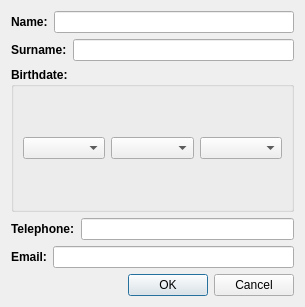
<?xml version="1.0" encoding="UTF-8"?>
<ui version="4.0">
 <class>AddContact</class>
 <widget class="QDialog" name="AddContact">
  <property name="geometry">
   <rect>
    <x>0</x>
    <y>0</y>
    <width>305</width>
    <height>307</height>
   </rect>
  </property>
  <property name="windowTitle">
   <string>Add New Contact</string>
  </property>
  <layout class="QHBoxLayout" name="horizontalLayout_7">
   <item>
    <layout class="QVBoxLayout" name="verticalLayout">
     <item>
      <layout class="QHBoxLayout" name="horizontalLayout_2">
       <item>
        <widget class="QLabel" name="labelName">
         <property name="font">
          <font>
           <weight>75</weight>
           <bold>true</bold>
           <underline>false</underline>
           <strikeout>false</strikeout>
          </font>
         </property>
         <property name="text">
          <string>Name:</string>
         </property>
        </widget>
       </item>
       <item>
        <widget class="QLineEdit" name="inputName"/>
       </item>
      </layout>
     </item>
     <item>
      <layout class="QHBoxLayout" name="horizontalLayout_3">
       <item>
        <widget class="QLabel" name="labelSurname">
         <property name="font">
          <font>
           <weight>75</weight>
           <bold>true</bold>
           <underline>false</underline>
           <strikeout>false</strikeout>
          </font>
         </property>
         <property name="text">
          <string>Surname:</string>
         </property>
        </widget>
       </item>
       <item>
        <widget class="QLineEdit" name="inputSurname"/>
       </item>
      </layout>
     </item>
     <item>
      <widget class="QGroupBox" name="gruopBirthdate">
       <property name="font">
        <font>
         <weight>75</weight>
         <bold>true</bold>
        </font>
       </property>
       <property name="title">
        <string>Birthdate:</string>
       </property>
       <layout class="QHBoxLayout" name="horizontalLayout_6">
        <item>
         <layout class="QHBoxLayout" name="horizontalLayout">
          <item>
           <widget class="QComboBox" name="comboDay">
            <property name="editable">
             <bool>false</bool>
            </property>
           </widget>
          </item>
          <item>
           <widget class="QComboBox" name="comboMonth"/>
          </item>
          <item>
           <widget class="QComboBox" name="comboYear"/>
          </item>
         </layout>
        </item>
       </layout>
      </widget>
     </item>
     <item>
      <layout class="QHBoxLayout" name="horizontalLayout_4">
       <item>
        <widget class="QLabel" name="labelTelephone">
         <property name="font">
          <font>
           <weight>75</weight>
           <bold>true</bold>
           <underline>false</underline>
           <strikeout>false</strikeout>
          </font>
         </property>
         <property name="text">
          <string>Telephone:</string>
         </property>
        </widget>
       </item>
       <item>
        <widget class="QLineEdit" name="inputTelephone"/>
       </item>
      </layout>
     </item>
     <item>
      <layout class="QHBoxLayout" name="horizontalLayout_5">
       <item>
        <widget class="QLabel" name="labelEmail">
         <property name="font">
          <font>
           <weight>75</weight>
           <bold>true</bold>
           <underline>false</underline>
           <strikeout>false</strikeout>
          </font>
         </property>
         <property name="text">
          <string>Email:</string>
         </property>
        </widget>
       </item>
       <item>
        <widget class="QLineEdit" name="inputEmail"/>
       </item>
      </layout>
     </item>
     <item>
      <widget class="QDialogButtonBox" name="buttonBox">
       <property name="standardButtons">
        <set>QDialogButtonBox::Cancel|QDialogButtonBox::Ok</set>
       </property>
      </widget>
     </item>
    </layout>
   </item>
  </layout>
 </widget>
 <resources/>
 <connections/>
</ui>
